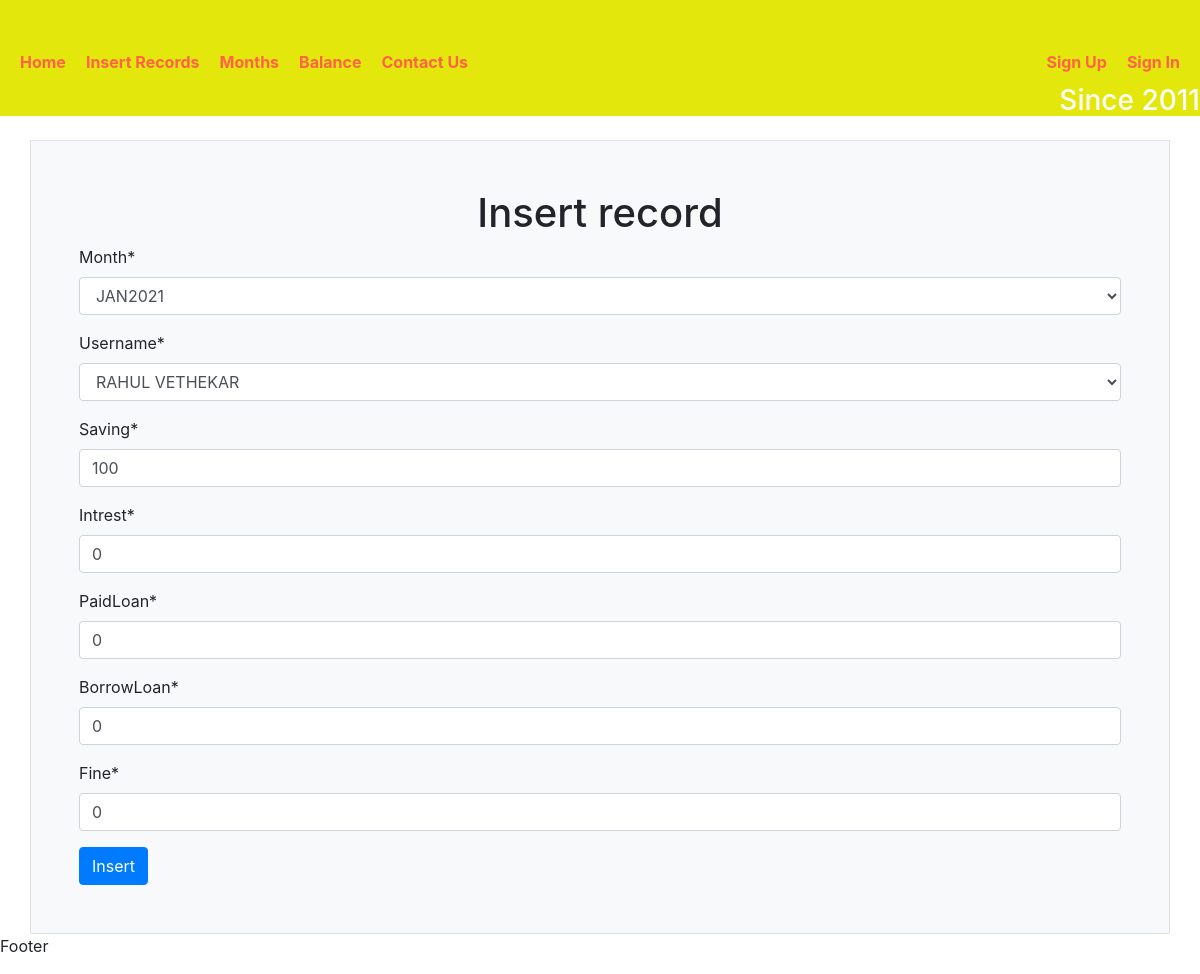
Screenshot of /updateRecord/41/ with the database file from the repository.
### record/models.py (models this page shows)
class MonthName (models.Model):
    month = models.CharField(max_length=10)
    def __str__(self):
            return "%s" % (self.month)

class UserDetails(models.Model):
    month = models.ForeignKey(MonthName,on_delete=models.CASCADE)
    username = models.ForeignKey(UserName,on_delete=models.CASCADE)
    saving = models.IntegerField(default=0)
    intrest = models.IntegerField(default=0)
    paidLoan = models.IntegerField(default=0)
    borrowLoan = models.IntegerField(default=0)
    fine = models.IntegerField(default=0)

### record/views.py (the view)
# urls.py: path('updateRecord/<int:uid>/',updateRecord,name = 'updateRecord'),
def updateRecord(request,uid):
    obj = UserDetails.objects.get(pk = uid)
    form = UserDetailsForm(instance= obj)
    if request.method == 'POST':
        form = UserDetailsForm(request.POST,instance = obj)
        if form.is_valid():
            form.save()
            return redirect('months')
    context = {'form':form}
    template_name = 'record/insertForm.html'
    return render(request,template_name,context)

### record/forms.py
class UserDetailsForm(forms.ModelForm):
    class Meta:
        model = UserDetails
        fields = '__all__'

### record/models.py (called while the page is built)
    def __str__(self):
        return "%s" % (self.name)

### templates/record/insertForm.html (shortened to what this page needs)
<!DOCTYPE html>
{% extends 'record/base.html' %}
{% block title %}
{% load crispy_forms_tags %}
    {% endblock %}
{% block content %}
    <div class='container border border-rounded p-5 mt-4 bg-light'>
        <h1 style="text-align: center;">Insert record</h1>
   <form method="post" >
       {{form|crispy}}
       <button type="submit" class='btn btn-primary'>Insert</button>
       </form>
       </div>
{% endblock %}

### rows the page displays
MonthName: month "JAN2021"
UserDetails: username "RAHUL VETHEKAR", saving "100", intrest "0", paidLoan "0", borrowLoan "0", fine "0"
